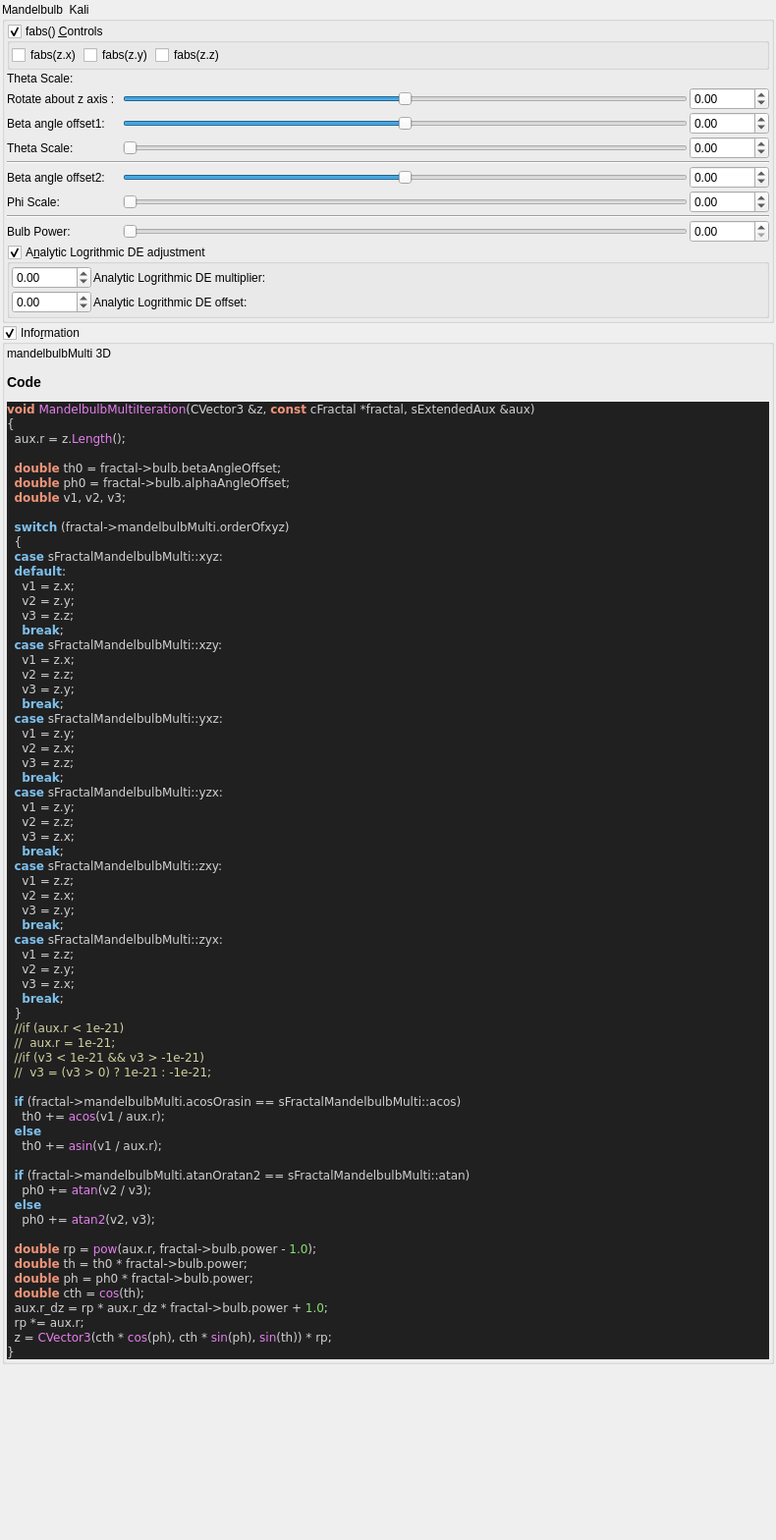
<?xml version="1.0" encoding="UTF-8"?>
<ui version="4.0">
 <class>Form</class>
 <widget class="QWidget" name="Form">
  <property name="geometry">
   <rect>
    <x>0</x>
    <y>0</y>
    <width>790</width>
    <height>1568</height>
   </rect>
  </property>
  <property name="windowTitle">
   <string>Form</string>
  </property>
  <layout class="QVBoxLayout" name="verticalLayout">
   <property name="spacing">
    <number>2</number>
   </property>
   <property name="leftMargin">
    <number>2</number>
   </property>
   <property name="topMargin">
    <number>2</number>
   </property>
   <property name="rightMargin">
    <number>2</number>
   </property>
   <property name="bottomMargin">
    <number>2</number>
   </property>
   <item>
    <widget class="QGroupBox" name="groupBox">
     <property name="title">
      <string>Mandelbulb  Kali</string>
     </property>
     <property name="checkable">
      <bool>false</bool>
     </property>
     <layout class="QVBoxLayout" name="verticalLayout_39" stretch="0,0,0">
      <property name="spacing">
       <number>2</number>
      </property>
      <property name="leftMargin">
       <number>2</number>
      </property>
      <property name="topMargin">
       <number>2</number>
      </property>
      <property name="rightMargin">
       <number>2</number>
      </property>
      <property name="bottomMargin">
       <number>2</number>
      </property>
      <item>
       <widget class="MyGroupBox" name="groupCheck_transf_function_enabled_false">
        <property name="toolTip">
         <string/>
        </property>
        <property name="title">
         <string>fabs() &amp;Controls</string>
        </property>
        <property name="checkable">
         <bool>true</bool>
        </property>
        <layout class="QVBoxLayout" name="verticalLayout_54">
         <property name="spacing">
          <number>2</number>
         </property>
         <property name="leftMargin">
          <number>2</number>
         </property>
         <property name="topMargin">
          <number>2</number>
         </property>
         <property name="rightMargin">
          <number>2</number>
         </property>
         <property name="bottomMargin">
          <number>2</number>
         </property>
         <item>
          <layout class="QGridLayout" name="gridLayout_28">
           <property name="spacing">
            <number>2</number>
           </property>
           <item row="0" column="0">
            <layout class="QGridLayout" name="gridLayout_2">
             <item row="0" column="3">
              <spacer name="horizontalSpacer_3">
               <property name="orientation">
                <enum>Qt::Horizontal</enum>
               </property>
               <property name="sizeHint" stdset="0">
                <size>
                 <width>40</width>
                 <height>20</height>
                </size>
               </property>
              </spacer>
             </item>
             <item row="0" column="2">
              <widget class="QCheckBox" name="checkBox_transf_function_enabledAz_false">
               <property name="text">
                <string>fabs(z.z)</string>
               </property>
              </widget>
             </item>
             <item row="0" column="1">
              <widget class="QCheckBox" name="checkBox_transf_function_enabledAy_false">
               <property name="text">
                <string>fabs(z.y)</string>
               </property>
              </widget>
             </item>
             <item row="0" column="0">
              <widget class="QCheckBox" name="checkBox_transf_function_enabledAx_false">
               <property name="text">
                <string>fabs(z.x)</string>
               </property>
              </widget>
             </item>
            </layout>
           </item>
          </layout>
         </item>
        </layout>
       </widget>
      </item>
      <item>
       <layout class="QGridLayout" name="gridLayout_76">
        <property name="spacing">
         <number>2</number>
        </property>
        <item row="2" column="0">
         <widget class="QLabel" name="label_298">
          <property name="text">
           <string>Rotate about z axis :  </string>
          </property>
         </widget>
        </item>
        <item row="2" column="2">
         <widget class="MyDoubleSpinBox" name="spinbox_alpha_angle_offset">
          <property name="sizePolicy">
           <sizepolicy hsizetype="Minimum" vsizetype="Maximum">
            <horstretch>0</horstretch>
            <verstretch>0</verstretch>
           </sizepolicy>
          </property>
          <property name="prefix">
           <string/>
          </property>
          <property name="suffix">
           <string/>
          </property>
          <property name="decimals">
           <number>2</number>
          </property>
          <property name="minimum">
           <double>-36000.000000000000000</double>
          </property>
          <property name="maximum">
           <double>36000.000000000000000</double>
          </property>
          <property name="singleStep">
           <double>0.100000000000000</double>
          </property>
         </widget>
        </item>
        <item row="2" column="1">
         <widget class="QSlider" name="slider_alpha_angle_offset">
          <property name="sizePolicy">
           <sizepolicy hsizetype="Expanding" vsizetype="Maximum">
            <horstretch>0</horstretch>
            <verstretch>0</verstretch>
           </sizepolicy>
          </property>
          <property name="minimum">
           <number>-18000</number>
          </property>
          <property name="maximum">
           <number>18000</number>
          </property>
          <property name="value">
           <number>0</number>
          </property>
          <property name="sliderPosition">
           <number>0</number>
          </property>
          <property name="orientation">
           <enum>Qt::Horizontal</enum>
          </property>
         </widget>
        </item>
        <item row="9" column="1">
         <widget class="QSlider" name="slider_transf_pwr_8">
          <property name="sizePolicy">
           <sizepolicy hsizetype="Expanding" vsizetype="Maximum">
            <horstretch>0</horstretch>
            <verstretch>0</verstretch>
           </sizepolicy>
          </property>
          <property name="maximum">
           <number>2000</number>
          </property>
          <property name="singleStep">
           <number>1</number>
          </property>
          <property name="orientation">
           <enum>Qt::Horizontal</enum>
          </property>
         </widget>
        </item>
        <item row="6" column="0">
         <widget class="QLabel" name="label_296">
          <property name="text">
           <string>Beta angle offset2:</string>
          </property>
         </widget>
        </item>
        <item row="3" column="2">
         <widget class="MyDoubleSpinBox" name="spinbox_beta_angle_offset">
          <property name="sizePolicy">
           <sizepolicy hsizetype="Minimum" vsizetype="Maximum">
            <horstretch>0</horstretch>
            <verstretch>0</verstretch>
           </sizepolicy>
          </property>
          <property name="prefix">
           <string/>
          </property>
          <property name="suffix">
           <string/>
          </property>
          <property name="decimals">
           <number>2</number>
          </property>
          <property name="minimum">
           <double>-36000.000000000000000</double>
          </property>
          <property name="maximum">
           <double>36000.000000000000000</double>
          </property>
          <property name="singleStep">
           <double>0.100000000000000</double>
          </property>
         </widget>
        </item>
        <item row="7" column="1">
         <widget class="QSlider" name="slider_transf_scaleB_1">
          <property name="sizePolicy">
           <sizepolicy hsizetype="Expanding" vsizetype="Maximum">
            <horstretch>0</horstretch>
            <verstretch>0</verstretch>
           </sizepolicy>
          </property>
          <property name="maximum">
           <number>2000</number>
          </property>
          <property name="singleStep">
           <number>1</number>
          </property>
          <property name="orientation">
           <enum>Qt::Horizontal</enum>
          </property>
         </widget>
        </item>
        <item row="6" column="2">
         <widget class="MyDoubleSpinBox" name="spinbox_transf_beta_angle_offset">
          <property name="sizePolicy">
           <sizepolicy hsizetype="Minimum" vsizetype="Maximum">
            <horstretch>0</horstretch>
            <verstretch>0</verstretch>
           </sizepolicy>
          </property>
          <property name="prefix">
           <string/>
          </property>
          <property name="suffix">
           <string/>
          </property>
          <property name="decimals">
           <number>2</number>
          </property>
          <property name="minimum">
           <double>-36000.000000000000000</double>
          </property>
          <property name="maximum">
           <double>36000.000000000000000</double>
          </property>
          <property name="singleStep">
           <double>0.100000000000000</double>
          </property>
         </widget>
        </item>
        <item row="4" column="2">
         <widget class="MyDoubleSpinBox" name="spinbox_transf_scaleA_1">
          <property name="sizePolicy">
           <sizepolicy hsizetype="Minimum" vsizetype="Maximum">
            <horstretch>0</horstretch>
            <verstretch>0</verstretch>
           </sizepolicy>
          </property>
          <property name="prefix">
           <string/>
          </property>
          <property name="suffix">
           <string/>
          </property>
          <property name="decimals">
           <number>2</number>
          </property>
          <property name="minimum">
           <double>-36000.000000000000000</double>
          </property>
          <property name="maximum">
           <double>36000.000000000000000</double>
          </property>
          <property name="singleStep">
           <double>0.100000000000000</double>
          </property>
         </widget>
        </item>
        <item row="6" column="1">
         <widget class="QSlider" name="slider_transf_beta_angle_offset">
          <property name="sizePolicy">
           <sizepolicy hsizetype="Expanding" vsizetype="Maximum">
            <horstretch>0</horstretch>
            <verstretch>0</verstretch>
           </sizepolicy>
          </property>
          <property name="minimum">
           <number>-18000</number>
          </property>
          <property name="maximum">
           <number>18000</number>
          </property>
          <property name="value">
           <number>0</number>
          </property>
          <property name="sliderPosition">
           <number>0</number>
          </property>
          <property name="orientation">
           <enum>Qt::Horizontal</enum>
          </property>
         </widget>
        </item>
        <item row="7" column="2">
         <widget class="MyDoubleSpinBox" name="spinbox_transf_scaleB_1">
          <property name="sizePolicy">
           <sizepolicy hsizetype="Minimum" vsizetype="Maximum">
            <horstretch>0</horstretch>
            <verstretch>0</verstretch>
           </sizepolicy>
          </property>
          <property name="prefix">
           <string/>
          </property>
          <property name="suffix">
           <string/>
          </property>
          <property name="decimals">
           <number>2</number>
          </property>
          <property name="minimum">
           <double>-36000.000000000000000</double>
          </property>
          <property name="maximum">
           <double>36000.000000000000000</double>
          </property>
          <property name="singleStep">
           <double>0.100000000000000</double>
          </property>
         </widget>
        </item>
        <item row="7" column="0">
         <widget class="QLabel" name="label_297">
          <property name="text">
           <string>Phi Scale:</string>
          </property>
         </widget>
        </item>
        <item row="9" column="0">
         <widget class="QLabel" name="label_294">
          <property name="text">
           <string>Bulb Power:</string>
          </property>
         </widget>
        </item>
        <item row="9" column="2">
         <widget class="MyDoubleSpinBox" name="spinbox_transf_pwr_8">
          <property name="sizePolicy">
           <sizepolicy hsizetype="Minimum" vsizetype="Maximum">
            <horstretch>0</horstretch>
            <verstretch>0</verstretch>
           </sizepolicy>
          </property>
          <property name="prefix">
           <string/>
          </property>
          <property name="suffix">
           <string/>
          </property>
          <property name="decimals">
           <number>2</number>
          </property>
          <property name="minimum">
           <double>0.000000000000000</double>
          </property>
          <property name="maximum">
           <double>1000.000000000000000</double>
          </property>
          <property name="singleStep">
           <double>0.100000000000000</double>
          </property>
         </widget>
        </item>
        <item row="3" column="0">
         <widget class="QLabel" name="label_293">
          <property name="text">
           <string>Beta angle offset1:  </string>
          </property>
         </widget>
        </item>
        <item row="4" column="0">
         <widget class="QLabel" name="label_295">
          <property name="text">
           <string>Theta Scale:</string>
          </property>
         </widget>
        </item>
        <item row="4" column="1">
         <widget class="QSlider" name="slider_transf_scaleA_1">
          <property name="sizePolicy">
           <sizepolicy hsizetype="Expanding" vsizetype="Maximum">
            <horstretch>0</horstretch>
            <verstretch>0</verstretch>
           </sizepolicy>
          </property>
          <property name="maximum">
           <number>2000</number>
          </property>
          <property name="singleStep">
           <number>1</number>
          </property>
          <property name="orientation">
           <enum>Qt::Horizontal</enum>
          </property>
         </widget>
        </item>
        <item row="3" column="1">
         <widget class="QSlider" name="slider_beta_angle_offset">
          <property name="sizePolicy">
           <sizepolicy hsizetype="Expanding" vsizetype="Maximum">
            <horstretch>0</horstretch>
            <verstretch>0</verstretch>
           </sizepolicy>
          </property>
          <property name="minimum">
           <number>-18000</number>
          </property>
          <property name="maximum">
           <number>18000</number>
          </property>
          <property name="value">
           <number>0</number>
          </property>
          <property name="sliderPosition">
           <number>0</number>
          </property>
          <property name="orientation">
           <enum>Qt::Horizontal</enum>
          </property>
         </widget>
        </item>
        <item row="8" column="0" colspan="3">
         <widget class="Line" name="line_2">
          <property name="orientation">
           <enum>Qt::Horizontal</enum>
          </property>
         </widget>
        </item>
        <item row="1" column="0">
         <widget class="QLabel" name="label_299">
          <property name="text">
           <string>Theta Scale:</string>
          </property>
         </widget>
        </item>
        <item row="5" column="0" colspan="3">
         <widget class="Line" name="line">
          <property name="orientation">
           <enum>Qt::Horizontal</enum>
          </property>
         </widget>
        </item>
       </layout>
      </item>
      <item>
       <widget class="MyGroupBox" name="groupCheck_transf_function_enabledy_false">
        <property name="toolTip">
         <string/>
        </property>
        <property name="title">
         <string>A&amp;nalytic Logrithmic DE adjustment</string>
        </property>
        <property name="checkable">
         <bool>true</bool>
        </property>
        <layout class="QVBoxLayout" name="verticalLayout_52">
         <property name="spacing">
          <number>2</number>
         </property>
         <property name="leftMargin">
          <number>2</number>
         </property>
         <property name="topMargin">
          <number>2</number>
         </property>
         <property name="rightMargin">
          <number>2</number>
         </property>
         <property name="bottomMargin">
          <number>2</number>
         </property>
         <item>
          <layout class="QGridLayout" name="gridLayout_26">
           <property name="spacing">
            <number>2</number>
           </property>
           <item row="1" column="1">
            <widget class="QLabel" name="label_177">
             <property name="text">
              <string>Analytic Logrithmic DE offset: </string>
             </property>
            </widget>
           </item>
           <item row="1" column="0">
            <widget class="MyDoubleSpinBox" name="spinbox_transf_offset_1">
             <property name="sizePolicy">
              <sizepolicy hsizetype="Minimum" vsizetype="Maximum">
               <horstretch>0</horstretch>
               <verstretch>0</verstretch>
              </sizepolicy>
             </property>
             <property name="prefix">
              <string/>
             </property>
             <property name="suffix">
              <string/>
             </property>
             <property name="decimals">
              <number>2</number>
             </property>
             <property name="minimum">
              <double>-36000.000000000000000</double>
             </property>
             <property name="maximum">
              <double>36000.000000000000000</double>
             </property>
             <property name="singleStep">
              <double>0.100000000000000</double>
             </property>
            </widget>
           </item>
           <item row="0" column="0">
            <widget class="MyDoubleSpinBox" name="spinbox_transf_scale_1">
             <property name="sizePolicy">
              <sizepolicy hsizetype="Minimum" vsizetype="Maximum">
               <horstretch>0</horstretch>
               <verstretch>0</verstretch>
              </sizepolicy>
             </property>
             <property name="prefix">
              <string/>
             </property>
             <property name="suffix">
              <string/>
             </property>
             <property name="decimals">
              <number>2</number>
             </property>
             <property name="minimum">
              <double>-36000.000000000000000</double>
             </property>
             <property name="maximum">
              <double>36000.000000000000000</double>
             </property>
             <property name="singleStep">
              <double>0.100000000000000</double>
             </property>
            </widget>
           </item>
           <item row="0" column="1">
            <widget class="QLabel" name="label_176">
             <property name="text">
              <string>Analytic Logrithmic DE multiplier: </string>
             </property>
            </widget>
           </item>
           <item row="0" column="2">
            <spacer name="horizontalSpacer">
             <property name="orientation">
              <enum>Qt::Horizontal</enum>
             </property>
             <property name="sizeHint" stdset="0">
              <size>
               <width>40</width>
               <height>20</height>
              </size>
             </property>
            </spacer>
           </item>
          </layout>
         </item>
        </layout>
       </widget>
      </item>
     </layout>
    </widget>
   </item>
   <item>
    <widget class="MyGroupBox" name="groupCheck_info">
     <property name="title">
      <string>Info&amp;rmation</string>
     </property>
     <property name="flat">
      <bool>false</bool>
     </property>
     <property name="checkable">
      <bool>true</bool>
     </property>
     <layout class="QVBoxLayout" name="verticalLayout_2">
      <property name="spacing">
       <number>2</number>
      </property>
      <property name="leftMargin">
       <number>2</number>
      </property>
      <property name="topMargin">
       <number>2</number>
      </property>
      <property name="rightMargin">
       <number>2</number>
      </property>
      <property name="bottomMargin">
       <number>2</number>
      </property>
      <item>
       <widget class="QLabel" name="label_code_content">
        <property name="text">
         <string>&lt;p&gt;mandelbulbMulti 3D&lt;/p&gt;&lt;table&gt;
&lt;/table&gt;
&lt;h3&gt;Code&lt;/h3&gt;
&lt;body style=&quot;background-color:#202020&quot;&gt;
&lt;pre style=&quot;color:#d0d0d0; background-color:#202020;  font-family:'Courier New',monospace;&quot;&gt;&lt;span style=&quot;color:#f09479; font-weight:bold&quot;&gt;void&lt;/span&gt; &lt;span style=&quot;color:#e47eed&quot;&gt;MandelbulbMultiIteration&lt;/span&gt;&lt;span style=&quot;color:#d0d0d0&quot;&gt;(&lt;/span&gt;CVector3 &lt;span style=&quot;color:#d0d0d0&quot;&gt;&amp;amp;&lt;/span&gt;z&lt;span style=&quot;color:#d0d0d0&quot;&gt;,&lt;/span&gt; &lt;span style=&quot;color:#f09479; font-weight:bold&quot;&gt;const&lt;/span&gt; cFractal &lt;span style=&quot;color:#d0d0d0&quot;&gt;*&lt;/span&gt;fractal&lt;span style=&quot;color:#d0d0d0&quot;&gt;,&lt;/span&gt; sExtendedAux &lt;span style=&quot;color:#d0d0d0&quot;&gt;&amp;amp;&lt;/span&gt;aux&lt;span style=&quot;color:#d0d0d0&quot;&gt;)&lt;/span&gt;
&lt;span style=&quot;color:#d0d0d0&quot;&gt;{&lt;/span&gt;
  aux&lt;span style=&quot;color:#d0d0d0&quot;&gt;.&lt;/span&gt;r &lt;span style=&quot;color:#d0d0d0&quot;&gt;=&lt;/span&gt; z&lt;span style=&quot;color:#d0d0d0&quot;&gt;.&lt;/span&gt;&lt;span style=&quot;color:#e47eed&quot;&gt;Length&lt;/span&gt;&lt;span style=&quot;color:#d0d0d0&quot;&gt;();&lt;/span&gt;

  &lt;span style=&quot;color:#f09479; font-weight:bold&quot;&gt;double&lt;/span&gt; th0 &lt;span style=&quot;color:#d0d0d0&quot;&gt;=&lt;/span&gt; fractal&lt;span style=&quot;color:#d0d0d0&quot;&gt;-&amp;gt;&lt;/span&gt;bulb&lt;span style=&quot;color:#d0d0d0&quot;&gt;.&lt;/span&gt;betaAngleOffset&lt;span style=&quot;color:#d0d0d0&quot;&gt;;&lt;/span&gt;
  &lt;span style=&quot;color:#f09479; font-weight:bold&quot;&gt;double&lt;/span&gt; ph0 &lt;span style=&quot;color:#d0d0d0&quot;&gt;=&lt;/span&gt; fractal&lt;span style=&quot;color:#d0d0d0&quot;&gt;-&amp;gt;&lt;/span&gt;bulb&lt;span style=&quot;color:#d0d0d0&quot;&gt;.&lt;/span&gt;alphaAngleOffset&lt;span style=&quot;color:#d0d0d0&quot;&gt;;&lt;/span&gt;
  &lt;span style=&quot;color:#f09479; font-weight:bold&quot;&gt;double&lt;/span&gt; v1&lt;span style=&quot;color:#d0d0d0&quot;&gt;,&lt;/span&gt; v2&lt;span style=&quot;color:#d0d0d0&quot;&gt;,&lt;/span&gt; v3&lt;span style=&quot;color:#d0d0d0&quot;&gt;;&lt;/span&gt;

  &lt;span style=&quot;color:#7ec0ee; font-weight:bold&quot;&gt;switch&lt;/span&gt; &lt;span style=&quot;color:#d0d0d0&quot;&gt;(&lt;/span&gt;fractal&lt;span style=&quot;color:#d0d0d0&quot;&gt;-&amp;gt;&lt;/span&gt;mandelbulbMulti&lt;span style=&quot;color:#d0d0d0&quot;&gt;.&lt;/span&gt;orderOfxyz&lt;span style=&quot;color:#d0d0d0&quot;&gt;)&lt;/span&gt;
  &lt;span style=&quot;color:#d0d0d0&quot;&gt;{&lt;/span&gt;
  &lt;span style=&quot;color:#7ec0ee; font-weight:bold&quot;&gt;case&lt;/span&gt; sFractalMandelbulbMulti&lt;span style=&quot;color:#d0d0d0&quot;&gt;::&lt;/span&gt;xyz&lt;span style=&quot;color:#d0d0d0&quot;&gt;:&lt;/span&gt;
  &lt;span style=&quot;color:#7ec0ee; font-weight:bold&quot;&gt;default&lt;/span&gt;&lt;span style=&quot;color:#d0d0d0&quot;&gt;:&lt;/span&gt;
    v1 &lt;span style=&quot;color:#d0d0d0&quot;&gt;=&lt;/span&gt; z&lt;span style=&quot;color:#d0d0d0&quot;&gt;.&lt;/span&gt;x&lt;span style=&quot;color:#d0d0d0&quot;&gt;;&lt;/span&gt;
    v2 &lt;span style=&quot;color:#d0d0d0&quot;&gt;=&lt;/span&gt; z&lt;span style=&quot;color:#d0d0d0&quot;&gt;.&lt;/span&gt;y&lt;span style=&quot;color:#d0d0d0&quot;&gt;;&lt;/span&gt;
    v3 &lt;span style=&quot;color:#d0d0d0&quot;&gt;=&lt;/span&gt; z&lt;span style=&quot;color:#d0d0d0&quot;&gt;.&lt;/span&gt;z&lt;span style=&quot;color:#d0d0d0&quot;&gt;;&lt;/span&gt;
    &lt;span style=&quot;color:#7ec0ee; font-weight:bold&quot;&gt;break&lt;/span&gt;&lt;span style=&quot;color:#d0d0d0&quot;&gt;;&lt;/span&gt;
  &lt;span style=&quot;color:#7ec0ee; font-weight:bold&quot;&gt;case&lt;/span&gt; sFractalMandelbulbMulti&lt;span style=&quot;color:#d0d0d0&quot;&gt;::&lt;/span&gt;xzy&lt;span style=&quot;color:#d0d0d0&quot;&gt;:&lt;/span&gt;
    v1 &lt;span style=&quot;color:#d0d0d0&quot;&gt;=&lt;/span&gt; z&lt;span style=&quot;color:#d0d0d0&quot;&gt;.&lt;/span&gt;x&lt;span style=&quot;color:#d0d0d0&quot;&gt;;&lt;/span&gt;
    v2 &lt;span style=&quot;color:#d0d0d0&quot;&gt;=&lt;/span&gt; z&lt;span style=&quot;color:#d0d0d0&quot;&gt;.&lt;/span&gt;z&lt;span style=&quot;color:#d0d0d0&quot;&gt;;&lt;/span&gt;
    v3 &lt;span style=&quot;color:#d0d0d0&quot;&gt;=&lt;/span&gt; z&lt;span style=&quot;color:#d0d0d0&quot;&gt;.&lt;/span&gt;y&lt;span style=&quot;color:#d0d0d0&quot;&gt;;&lt;/span&gt;
    &lt;span style=&quot;color:#7ec0ee; font-weight:bold&quot;&gt;break&lt;/span&gt;&lt;span style=&quot;color:#d0d0d0&quot;&gt;;&lt;/span&gt;
  &lt;span style=&quot;color:#7ec0ee; font-weight:bold&quot;&gt;case&lt;/span&gt; sFractalMandelbulbMulti&lt;span style=&quot;color:#d0d0d0&quot;&gt;::&lt;/span&gt;yxz&lt;span style=&quot;color:#d0d0d0&quot;&gt;:&lt;/span&gt;
    v1 &lt;span style=&quot;color:#d0d0d0&quot;&gt;=&lt;/span&gt; z&lt;span style=&quot;color:#d0d0d0&quot;&gt;.&lt;/span&gt;y&lt;span style=&quot;color:#d0d0d0&quot;&gt;;&lt;/span&gt;
    v2 &lt;span style=&quot;color:#d0d0d0&quot;&gt;=&lt;/span&gt; z&lt;span style=&quot;color:#d0d0d0&quot;&gt;.&lt;/span&gt;x&lt;span style=&quot;color:#d0d0d0&quot;&gt;;&lt;/span&gt;
    v3 &lt;span style=&quot;color:#d0d0d0&quot;&gt;=&lt;/span&gt; z&lt;span style=&quot;color:#d0d0d0&quot;&gt;.&lt;/span&gt;z&lt;span style=&quot;color:#d0d0d0&quot;&gt;;&lt;/span&gt;
    &lt;span style=&quot;color:#7ec0ee; font-weight:bold&quot;&gt;break&lt;/span&gt;&lt;span style=&quot;color:#d0d0d0&quot;&gt;;&lt;/span&gt;
  &lt;span style=&quot;color:#7ec0ee; font-weight:bold&quot;&gt;case&lt;/span&gt; sFractalMandelbulbMulti&lt;span style=&quot;color:#d0d0d0&quot;&gt;::&lt;/span&gt;yzx&lt;span style=&quot;color:#d0d0d0&quot;&gt;:&lt;/span&gt;
    v1 &lt;span style=&quot;color:#d0d0d0&quot;&gt;=&lt;/span&gt; z&lt;span style=&quot;color:#d0d0d0&quot;&gt;.&lt;/span&gt;y&lt;span style=&quot;color:#d0d0d0&quot;&gt;;&lt;/span&gt;
    v2 &lt;span style=&quot;color:#d0d0d0&quot;&gt;=&lt;/span&gt; z&lt;span style=&quot;color:#d0d0d0&quot;&gt;.&lt;/span&gt;z&lt;span style=&quot;color:#d0d0d0&quot;&gt;;&lt;/span&gt;
    v3 &lt;span style=&quot;color:#d0d0d0&quot;&gt;=&lt;/span&gt; z&lt;span style=&quot;color:#d0d0d0&quot;&gt;.&lt;/span&gt;x&lt;span style=&quot;color:#d0d0d0&quot;&gt;;&lt;/span&gt;
    &lt;span style=&quot;color:#7ec0ee; font-weight:bold&quot;&gt;break&lt;/span&gt;&lt;span style=&quot;color:#d0d0d0&quot;&gt;;&lt;/span&gt;
  &lt;span style=&quot;color:#7ec0ee; font-weight:bold&quot;&gt;case&lt;/span&gt; sFractalMandelbulbMulti&lt;span style=&quot;color:#d0d0d0&quot;&gt;::&lt;/span&gt;zxy&lt;span style=&quot;color:#d0d0d0&quot;&gt;:&lt;/span&gt;
    v1 &lt;span style=&quot;color:#d0d0d0&quot;&gt;=&lt;/span&gt; z&lt;span style=&quot;color:#d0d0d0&quot;&gt;.&lt;/span&gt;z&lt;span style=&quot;color:#d0d0d0&quot;&gt;;&lt;/span&gt;
    v2 &lt;span style=&quot;color:#d0d0d0&quot;&gt;=&lt;/span&gt; z&lt;span style=&quot;color:#d0d0d0&quot;&gt;.&lt;/span&gt;x&lt;span style=&quot;color:#d0d0d0&quot;&gt;;&lt;/span&gt;
    v3 &lt;span style=&quot;color:#d0d0d0&quot;&gt;=&lt;/span&gt; z&lt;span style=&quot;color:#d0d0d0&quot;&gt;.&lt;/span&gt;y&lt;span style=&quot;color:#d0d0d0&quot;&gt;;&lt;/span&gt;
    &lt;span style=&quot;color:#7ec0ee; font-weight:bold&quot;&gt;break&lt;/span&gt;&lt;span style=&quot;color:#d0d0d0&quot;&gt;;&lt;/span&gt;
  &lt;span style=&quot;color:#7ec0ee; font-weight:bold&quot;&gt;case&lt;/span&gt; sFractalMandelbulbMulti&lt;span style=&quot;color:#d0d0d0&quot;&gt;::&lt;/span&gt;zyx&lt;span style=&quot;color:#d0d0d0&quot;&gt;:&lt;/span&gt;
    v1 &lt;span style=&quot;color:#d0d0d0&quot;&gt;=&lt;/span&gt; z&lt;span style=&quot;color:#d0d0d0&quot;&gt;.&lt;/span&gt;z&lt;span style=&quot;color:#d0d0d0&quot;&gt;;&lt;/span&gt;
    v2 &lt;span style=&quot;color:#d0d0d0&quot;&gt;=&lt;/span&gt; z&lt;span style=&quot;color:#d0d0d0&quot;&gt;.&lt;/span&gt;y&lt;span style=&quot;color:#d0d0d0&quot;&gt;;&lt;/span&gt;
    v3 &lt;span style=&quot;color:#d0d0d0&quot;&gt;=&lt;/span&gt; z&lt;span style=&quot;color:#d0d0d0&quot;&gt;.&lt;/span&gt;x&lt;span style=&quot;color:#d0d0d0&quot;&gt;;&lt;/span&gt;
    &lt;span style=&quot;color:#7ec0ee; font-weight:bold&quot;&gt;break&lt;/span&gt;&lt;span style=&quot;color:#d0d0d0&quot;&gt;;&lt;/span&gt;
  &lt;span style=&quot;color:#d0d0d0&quot;&gt;}&lt;/span&gt;
  &lt;span style=&quot;color:#d0d0a0&quot;&gt;//if (aux.r &amp;lt; 1e-21)&lt;/span&gt;
  &lt;span style=&quot;color:#d0d0a0&quot;&gt;//  aux.r = 1e-21;&lt;/span&gt;
  &lt;span style=&quot;color:#d0d0a0&quot;&gt;//if (v3 &amp;lt; 1e-21 &amp;amp;&amp;amp; v3 &amp;gt; -1e-21)&lt;/span&gt;
  &lt;span style=&quot;color:#d0d0a0&quot;&gt;//  v3 = (v3 &amp;gt; 0) ? 1e-21 : -1e-21;&lt;/span&gt;

  &lt;span style=&quot;color:#7ec0ee; font-weight:bold&quot;&gt;if&lt;/span&gt; &lt;span style=&quot;color:#d0d0d0&quot;&gt;(&lt;/span&gt;fractal&lt;span style=&quot;color:#d0d0d0&quot;&gt;-&amp;gt;&lt;/span&gt;mandelbulbMulti&lt;span style=&quot;color:#d0d0d0&quot;&gt;.&lt;/span&gt;acosOrasin &lt;span style=&quot;color:#d0d0d0&quot;&gt;==&lt;/span&gt; sFractalMandelbulbMulti&lt;span style=&quot;color:#d0d0d0&quot;&gt;::&lt;/span&gt;acos&lt;span style=&quot;color:#d0d0d0&quot;&gt;)&lt;/span&gt;
    th0 &lt;span style=&quot;color:#d0d0d0&quot;&gt;+=&lt;/span&gt; &lt;span style=&quot;color:#e47eed&quot;&gt;acos&lt;/span&gt;&lt;span style=&quot;color:#d0d0d0&quot;&gt;(&lt;/span&gt;v1 &lt;span style=&quot;color:#d0d0d0&quot;&gt;/&lt;/span&gt; aux&lt;span style=&quot;color:#d0d0d0&quot;&gt;.&lt;/span&gt;r&lt;span style=&quot;color:#d0d0d0&quot;&gt;);&lt;/span&gt;
  &lt;span style=&quot;color:#7ec0ee; font-weight:bold&quot;&gt;else&lt;/span&gt;
    th0 &lt;span style=&quot;color:#d0d0d0&quot;&gt;+=&lt;/span&gt; &lt;span style=&quot;color:#e47eed&quot;&gt;asin&lt;/span&gt;&lt;span style=&quot;color:#d0d0d0&quot;&gt;(&lt;/span&gt;v1 &lt;span style=&quot;color:#d0d0d0&quot;&gt;/&lt;/span&gt; aux&lt;span style=&quot;color:#d0d0d0&quot;&gt;.&lt;/span&gt;r&lt;span style=&quot;color:#d0d0d0&quot;&gt;);&lt;/span&gt;

  &lt;span style=&quot;color:#7ec0ee; font-weight:bold&quot;&gt;if&lt;/span&gt; &lt;span style=&quot;color:#d0d0d0&quot;&gt;(&lt;/span&gt;fractal&lt;span style=&quot;color:#d0d0d0&quot;&gt;-&amp;gt;&lt;/span&gt;mandelbulbMulti&lt;span style=&quot;color:#d0d0d0&quot;&gt;.&lt;/span&gt;atanOratan2 &lt;span style=&quot;color:#d0d0d0&quot;&gt;==&lt;/span&gt; sFractalMandelbulbMulti&lt;span style=&quot;color:#d0d0d0&quot;&gt;::&lt;/span&gt;atan&lt;span style=&quot;color:#d0d0d0&quot;&gt;)&lt;/span&gt;
    ph0 &lt;span style=&quot;color:#d0d0d0&quot;&gt;+=&lt;/span&gt; &lt;span style=&quot;color:#e47eed&quot;&gt;atan&lt;/span&gt;&lt;span style=&quot;color:#d0d0d0&quot;&gt;(&lt;/span&gt;v2 &lt;span style=&quot;color:#d0d0d0&quot;&gt;/&lt;/span&gt; v3&lt;span style=&quot;color:#d0d0d0&quot;&gt;);&lt;/span&gt;
  &lt;span style=&quot;color:#7ec0ee; font-weight:bold&quot;&gt;else&lt;/span&gt;
    ph0 &lt;span style=&quot;color:#d0d0d0&quot;&gt;+=&lt;/span&gt; &lt;span style=&quot;color:#e47eed&quot;&gt;atan2&lt;/span&gt;&lt;span style=&quot;color:#d0d0d0&quot;&gt;(&lt;/span&gt;v2&lt;span style=&quot;color:#d0d0d0&quot;&gt;,&lt;/span&gt; v3&lt;span style=&quot;color:#d0d0d0&quot;&gt;);&lt;/span&gt;

  &lt;span style=&quot;color:#f09479; font-weight:bold&quot;&gt;double&lt;/span&gt; rp &lt;span style=&quot;color:#d0d0d0&quot;&gt;=&lt;/span&gt; &lt;span style=&quot;color:#e47eed&quot;&gt;pow&lt;/span&gt;&lt;span style=&quot;color:#d0d0d0&quot;&gt;(&lt;/span&gt;aux&lt;span style=&quot;color:#d0d0d0&quot;&gt;.&lt;/span&gt;r&lt;span style=&quot;color:#d0d0d0&quot;&gt;,&lt;/span&gt; fractal&lt;span style=&quot;color:#d0d0d0&quot;&gt;-&amp;gt;&lt;/span&gt;bulb&lt;span style=&quot;color:#d0d0d0&quot;&gt;.&lt;/span&gt;power &lt;span style=&quot;color:#d0d0d0&quot;&gt;-&lt;/span&gt; &lt;span style=&quot;color:#87df71&quot;&gt;1.0&lt;/span&gt;&lt;span style=&quot;color:#d0d0d0&quot;&gt;);&lt;/span&gt;
  &lt;span style=&quot;color:#f09479; font-weight:bold&quot;&gt;double&lt;/span&gt; th &lt;span style=&quot;color:#d0d0d0&quot;&gt;=&lt;/span&gt; th0 &lt;span style=&quot;color:#d0d0d0&quot;&gt;*&lt;/span&gt; fractal&lt;span style=&quot;color:#d0d0d0&quot;&gt;-&amp;gt;&lt;/span&gt;bulb&lt;span style=&quot;color:#d0d0d0&quot;&gt;.&lt;/span&gt;power&lt;span style=&quot;color:#d0d0d0&quot;&gt;;&lt;/span&gt;
  &lt;span style=&quot;color:#f09479; font-weight:bold&quot;&gt;double&lt;/span&gt; ph &lt;span style=&quot;color:#d0d0d0&quot;&gt;=&lt;/span&gt; ph0 &lt;span style=&quot;color:#d0d0d0&quot;&gt;*&lt;/span&gt; fractal&lt;span style=&quot;color:#d0d0d0&quot;&gt;-&amp;gt;&lt;/span&gt;bulb&lt;span style=&quot;color:#d0d0d0&quot;&gt;.&lt;/span&gt;power&lt;span style=&quot;color:#d0d0d0&quot;&gt;;&lt;/span&gt;
  &lt;span style=&quot;color:#f09479; font-weight:bold&quot;&gt;double&lt;/span&gt; cth &lt;span style=&quot;color:#d0d0d0&quot;&gt;=&lt;/span&gt; &lt;span style=&quot;color:#e47eed&quot;&gt;cos&lt;/span&gt;&lt;span style=&quot;color:#d0d0d0&quot;&gt;(&lt;/span&gt;th&lt;span style=&quot;color:#d0d0d0&quot;&gt;);&lt;/span&gt;
  aux&lt;span style=&quot;color:#d0d0d0&quot;&gt;.&lt;/span&gt;r_dz &lt;span style=&quot;color:#d0d0d0&quot;&gt;=&lt;/span&gt; rp &lt;span style=&quot;color:#d0d0d0&quot;&gt;*&lt;/span&gt; aux&lt;span style=&quot;color:#d0d0d0&quot;&gt;.&lt;/span&gt;r_dz &lt;span style=&quot;color:#d0d0d0&quot;&gt;*&lt;/span&gt; fractal&lt;span style=&quot;color:#d0d0d0&quot;&gt;-&amp;gt;&lt;/span&gt;bulb&lt;span style=&quot;color:#d0d0d0&quot;&gt;.&lt;/span&gt;power &lt;span style=&quot;color:#d0d0d0&quot;&gt;+&lt;/span&gt; &lt;span style=&quot;color:#87df71&quot;&gt;1.0&lt;/span&gt;&lt;span style=&quot;color:#d0d0d0&quot;&gt;;&lt;/span&gt;
  rp &lt;span style=&quot;color:#d0d0d0&quot;&gt;*=&lt;/span&gt; aux&lt;span style=&quot;color:#d0d0d0&quot;&gt;.&lt;/span&gt;r&lt;span style=&quot;color:#d0d0d0&quot;&gt;;&lt;/span&gt;
  z &lt;span style=&quot;color:#d0d0d0&quot;&gt;=&lt;/span&gt; &lt;span style=&quot;color:#e47eed&quot;&gt;CVector3&lt;/span&gt;&lt;span style=&quot;color:#d0d0d0&quot;&gt;(&lt;/span&gt;cth &lt;span style=&quot;color:#d0d0d0&quot;&gt;*&lt;/span&gt; &lt;span style=&quot;color:#e47eed&quot;&gt;cos&lt;/span&gt;&lt;span style=&quot;color:#d0d0d0&quot;&gt;(&lt;/span&gt;ph&lt;span style=&quot;color:#d0d0d0&quot;&gt;),&lt;/span&gt; cth &lt;span style=&quot;color:#d0d0d0&quot;&gt;*&lt;/span&gt; &lt;span style=&quot;color:#e47eed&quot;&gt;sin&lt;/span&gt;&lt;span style=&quot;color:#d0d0d0&quot;&gt;(&lt;/span&gt;ph&lt;span style=&quot;color:#d0d0d0&quot;&gt;),&lt;/span&gt; &lt;span style=&quot;color:#e47eed&quot;&gt;sin&lt;/span&gt;&lt;span style=&quot;color:#d0d0d0&quot;&gt;(&lt;/span&gt;th&lt;span style=&quot;color:#d0d0d0&quot;&gt;)) *&lt;/span&gt; rp&lt;span style=&quot;color:#d0d0d0&quot;&gt;;&lt;/span&gt;
&lt;span style=&quot;color:#d0d0d0&quot;&gt;}&lt;/span&gt;
&lt;/pre&gt;
&lt;/body&gt;</string>
        </property>
        <property name="wordWrap">
         <bool>true</bool>
        </property>
        <property name="openExternalLinks">
         <bool>true</bool>
        </property>
        <property name="textInteractionFlags">
         <set>Qt::LinksAccessibleByMouse|Qt::TextSelectableByMouse</set>
        </property>
       </widget>
      </item>
     </layout>
    </widget>
   </item>
   <item>
    <spacer name="verticalSpacer">
     <property name="orientation">
      <enum>Qt::Vertical</enum>
     </property>
     <property name="sizeHint" stdset="0">
      <size>
       <width>20</width>
       <height>40</height>
      </size>
     </property>
    </spacer>
   </item>
  </layout>
 </widget>
 <customwidgets>
  <customwidget>
   <class>MyDoubleSpinBox</class>
   <extends>QDoubleSpinBox</extends>
   <header>mydoublespinbox.h</header>
  </customwidget>
  <customwidget>
   <class>MyGroupBox</class>
   <extends>QGroupBox</extends>
   <header>mygroupbox.h</header>
   <container>1</container>
  </customwidget>
 </customwidgets>
 <resources/>
 <connections/>
</ui>
